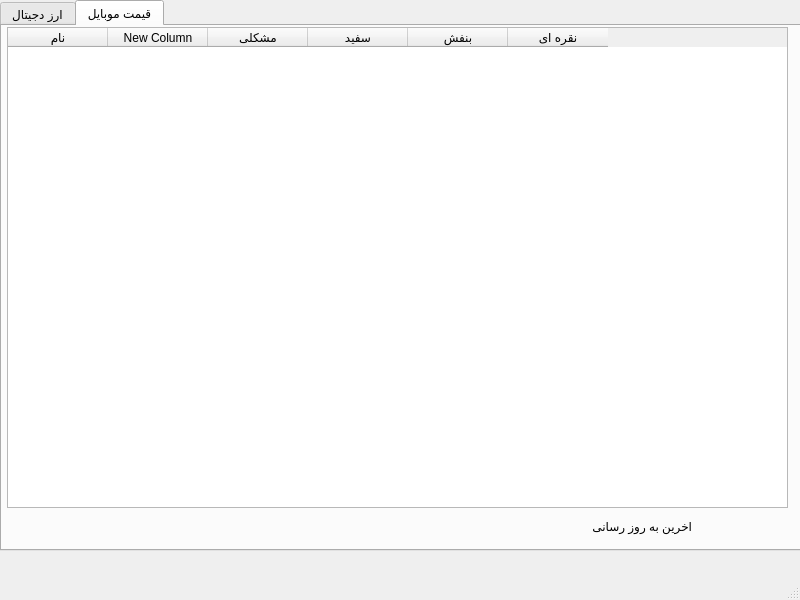
<?xml version="1.0" encoding="UTF-8"?>
<ui version="4.0">
 <class>MainWindow</class>
 <widget class="QMainWindow" name="MainWindow">
  <property name="geometry">
   <rect>
    <x>0</x>
    <y>0</y>
    <width>800</width>
    <height>600</height>
   </rect>
  </property>
  <property name="windowTitle">
   <string>MainWindow</string>
  </property>
  <widget class="QWidget" name="centralwidget">
   <widget class="QTabWidget" name="tabWidget">
    <property name="geometry">
     <rect>
      <x>0</x>
      <y>0</y>
      <width>801</width>
      <height>551</height>
     </rect>
    </property>
    <property name="currentIndex">
     <number>1</number>
    </property>
    <widget class="QWidget" name="tab">
     <attribute name="title">
      <string>ارز دجیتال</string>
     </attribute>
     <widget class="QLabel" name="label">
      <property name="geometry">
       <rect>
        <x>610</x>
        <y>480</y>
        <width>131</width>
        <height>21</height>
       </rect>
      </property>
      <property name="text">
       <string>اخرین به روز رسانی: </string>
      </property>
     </widget>
     <widget class="QTableWidget" name="crypto_table">
      <property name="geometry">
       <rect>
        <x>25</x>
        <y>0</y>
        <width>751</width>
        <height>451</height>
       </rect>
      </property>
      <column>
       <property name="text">
        <string>نام</string>
       </property>
      </column>
      <column>
       <property name="text">
        <string>باز</string>
       </property>
      </column>
      <column>
       <property name="text">
        <string>بیشترین</string>
       </property>
      </column>
      <column>
       <property name="text">
        <string>کمترین </string>
       </property>
      </column>
      <column>
       <property name="text">
        <string>بسته</string>
       </property>
      </column>
      <column>
       <property name="text">
        <string> تغییر 24h </string>
       </property>
      </column>
     </widget>
     <widget class="QLabel" name="last_update_label">
      <property name="geometry">
       <rect>
        <x>530</x>
        <y>480</y>
        <width>101</width>
        <height>20</height>
       </rect>
      </property>
      <property name="text">
       <string/>
      </property>
     </widget>
    </widget>
    <widget class="QWidget" name="tab_2">
     <attribute name="title">
      <string>قیمت موبایل</string>
     </attribute>
     <widget class="QTableWidget" name="mobile_table">
      <property name="geometry">
       <rect>
        <x>5</x>
        <y>1</y>
        <width>781</width>
        <height>481</height>
       </rect>
      </property>
      <column>
       <property name="text">
        <string>نام</string>
       </property>
      </column>
      <column>
       <property name="text">
        <string>New Column</string>
       </property>
      </column>
      <column>
       <property name="text">
        <string>مشکلی</string>
       </property>
      </column>
      <column>
       <property name="text">
        <string>سفید</string>
       </property>
      </column>
      <column>
       <property name="text">
        <string>بنفش</string>
       </property>
      </column>
      <column>
       <property name="text">
        <string>نقره ای</string>
       </property>
      </column>
     </widget>
     <widget class="QLabel" name="label_2">
      <property name="geometry">
       <rect>
        <x>539</x>
        <y>490</y>
        <width>151</width>
        <height>20</height>
       </rect>
      </property>
      <property name="text">
       <string>اخرین به روز رسانی</string>
      </property>
     </widget>
     <widget class="QLabel" name="last_mobile_update_lable">
      <property name="geometry">
       <rect>
        <x>480</x>
        <y>490</y>
        <width>101</width>
        <height>20</height>
       </rect>
      </property>
      <property name="text">
       <string/>
      </property>
     </widget>
    </widget>
   </widget>
  </widget>
  <widget class="QMenuBar" name="menubar">
   <property name="geometry">
    <rect>
     <x>0</x>
     <y>0</y>
     <width>800</width>
     <height>24</height>
    </rect>
   </property>
  </widget>
  <widget class="QStatusBar" name="statusbar"/>
 </widget>
 <resources/>
 <connections/>
</ui>
